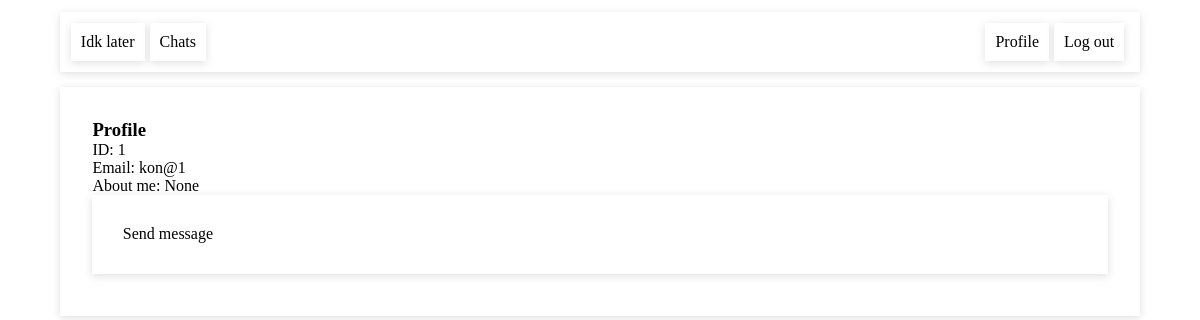
Before: /profile/1 (signed in) with the older database file.
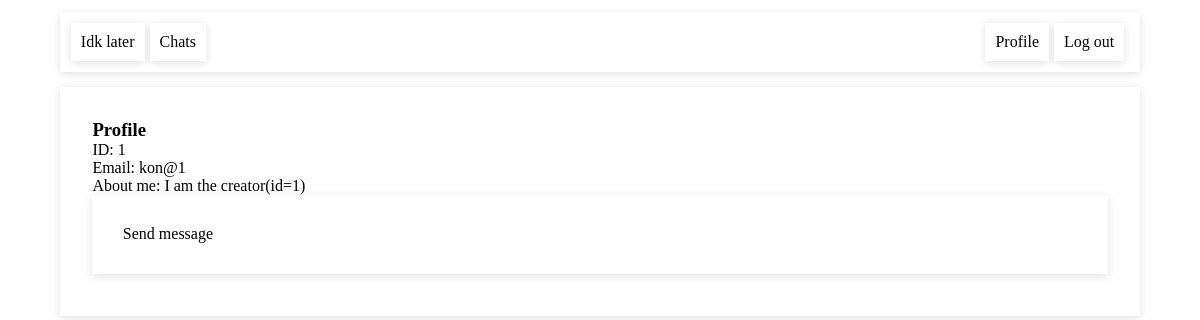
After: the same page with the newer database file.
### tables this page shows
CREATE TABLE client (
    id INTEGER PRIMARY KEY,
    email TEXT NOT NULL,
    password TEXT NOT NULL
, about, username);

### main.py (the view)
@app.route('/profile/<client_id>', methods=["GET", "POST"])
@login_required
def profile(client_id):
    client_id = int(client_id)
    client = getUserById(client_id)
    client_username = client["username"]
    client_email = client["email"]
    client_about = client["about"]
    return render_template("profile.html", client_id=client_id, client_username=client_username,
                           client_email=client_email, client_about=client_about)

### db/clients.py (called while the page is built)
def getUserById(id):
    connection = get_connection()
    query = "SELECT * FROM client WHERE id = (?)"
    args = (id,)
    cur = connection.execute(query, args)
    res = cur.fetchone()
    cur.close()
    return res

### db/config.py (called while the page is built)
def get_connection():
    connection = sqlite3.connect(DATABASE)
    connection.row_factory = dict_factory
    return connection

def dict_factory(cursor, row):
    d = {}
    for idx, col in enumerate(cursor.description):
        d[col[0]] = row[idx]
    return d

### main.py (called while the page is built)
def login_required(f):
    @wraps(f)
    def check_permissions(*args, **kwargs):
        client_id = session.get("id")
        if client_id is None:
            return redirect(url_for('sign_in'))
        return f(*args, **kwargs)
    return check_permissions

### templates/profile.html (shortened to what this page needs)
<!DOCTYPE html>
<html lang="en">
<head>
    <link rel="stylesheet" href="{{url_for('static',filename='styles/global.css') }}">
</head>
<body>
  <div class="main">
      <div class="navigation ">
          <div class="navigation-side">
              {% if session["id"] %}
              <div class="navigation-item">
                  <a href="{{url_for('feed')}}">Idk later</a>
              </div>
              <div class="navigation-item">
                  <a href="{{url_for('chat_list')}}">Chats</a>
              </div>
              {% endif %}
          </div>
          <div class="navigation-side">
              {% if session["id"] %}
              <div class="navigation-item">
                   <a href="{{url_for('profile', client_id = session['id'])}}">Profile</a>
              </div>
              {% else %}
              <div class="navigation-item">
                  <a href="{{url_for('sign_in')}}">Log in</a>
              </div>
              {% endif %}
              {% if session["id"] %}
              <div class="navigation-item">
                  <a href="{{url_for('log_out')}}">Log out</a>
              </div>
              {% endif %}
          </div>
      </div>
        <div class="box">
            <h3>Profile</h3>
            <p>ID: {{client_id}}</p>
            <p>Email: {{client_email}}</p>
            <p>About me: {{client_about}}</p>
            {% if client_id != session['id'] %}
                <div class="box">
                    <a href="{{ url_for('chat_find', client_id=client_id) }}">Send message</a>
                </div>
            {% endif %}
        </div>
  </div>
</body>
</html>

### static/styles/global.css (style rules this page uses)
* { font-family: 'Ariel', cursive; margin: 0px; }
a { text-decoration: none; color: black; }
.box { padding: 3%; box-shadow: rgba(99, 99, 99, 0.2) 0px 2px 8px 0px; margin-bottom: 10px; }
.navigation { padding: 1%; box-shadow: rgba(99, 99, 99, 0.2) 0px 2px 8px 0px; margin-bottom: 15px; display: flex; justify-content: space-between; }
.navigation-side { display: flex; justify-content: space-between; }
.navigation-item { text-decoration: none; box-shadow: rgba(99, 99, 99, 0.2) 0px 2px 8px 0px; padding: 10px; color: black; margin-right: 5px; }
.main { margin: 1%; margin-left: 5%; margin-right: 5%; }

Changed rows visible on the page:
changed client "kon@1": about (not shown) → "I am the creator(id=1)"
Other visible differences:
{{ client_about }}: "None" → (not shown)
